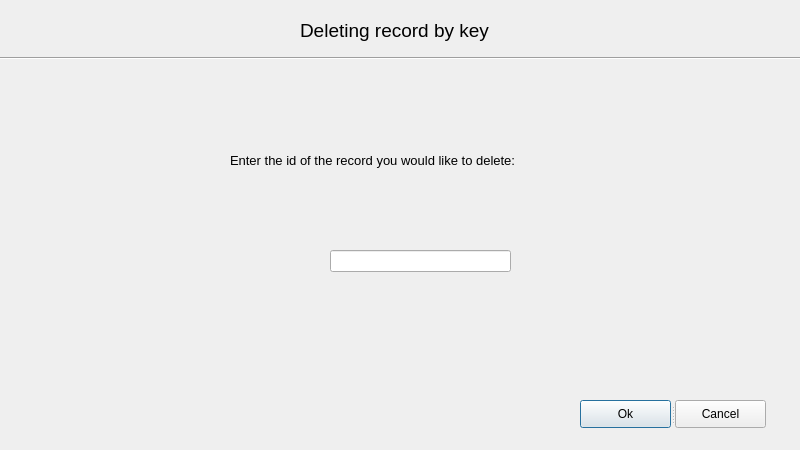
<?xml version="1.0" encoding="UTF-8"?>
<ui version="4.0">
 <class>DeleteKeyDialog</class>
 <widget class="QDialog" name="DeleteKeyDialog">
  <property name="geometry">
   <rect>
    <x>0</x>
    <y>0</y>
    <width>800</width>
    <height>450</height>
   </rect>
  </property>
  <property name="minimumSize">
   <size>
    <width>800</width>
    <height>450</height>
   </size>
  </property>
  <property name="maximumSize">
   <size>
    <width>800</width>
    <height>450</height>
   </size>
  </property>
  <property name="windowTitle">
   <string>Deleting record by the key</string>
  </property>
  <widget class="QLabel" name="label">
   <property name="geometry">
    <rect>
     <x>300</x>
     <y>10</y>
     <width>241</width>
     <height>41</height>
    </rect>
   </property>
   <property name="font">
    <font>
     <pointsize>14</pointsize>
    </font>
   </property>
   <property name="text">
    <string>Deleting record by key</string>
   </property>
  </widget>
  <widget class="QLabel" name="label_2">
   <property name="geometry">
    <rect>
     <x>230</x>
     <y>150</y>
     <width>391</width>
     <height>21</height>
    </rect>
   </property>
   <property name="font">
    <font>
     <pointsize>10</pointsize>
    </font>
   </property>
   <property name="text">
    <string>Enter the id of the record you would like to delete:</string>
   </property>
   <property name="buddy">
    <cstring>idEdit</cstring>
   </property>
  </widget>
  <widget class="QLineEdit" name="idEdit">
   <property name="geometry">
    <rect>
     <x>330</x>
     <y>250</y>
     <width>181</width>
     <height>22</height>
    </rect>
   </property>
  </widget>
  <widget class="Line" name="line">
   <property name="geometry">
    <rect>
     <x>0</x>
     <y>50</y>
     <width>801</width>
     <height>16</height>
    </rect>
   </property>
   <property name="orientation">
    <enum>Qt::Horizontal</enum>
   </property>
  </widget>
  <widget class="QSplitter" name="splitter">
   <property name="geometry">
    <rect>
     <x>580</x>
     <y>400</y>
     <width>186</width>
     <height>28</height>
    </rect>
   </property>
   <property name="orientation">
    <enum>Qt::Horizontal</enum>
   </property>
   <widget class="QPushButton" name="okButton">
    <property name="enabled">
     <bool>true</bool>
    </property>
    <property name="text">
     <string>Ok</string>
    </property>
    <property name="default">
     <bool>true</bool>
    </property>
   </widget>
   <widget class="QPushButton" name="cancelButton">
    <property name="text">
     <string>Cancel</string>
    </property>
   </widget>
  </widget>
 </widget>
 <resources/>
 <connections/>
</ui>
